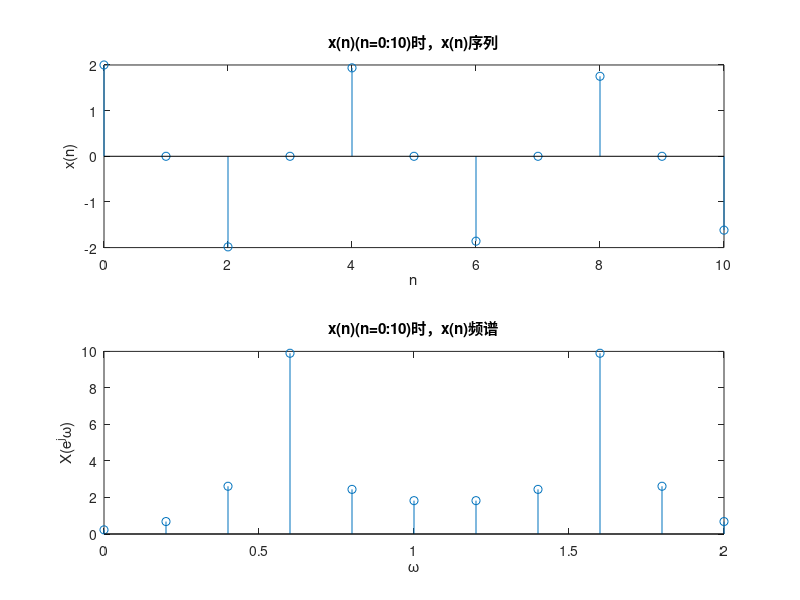
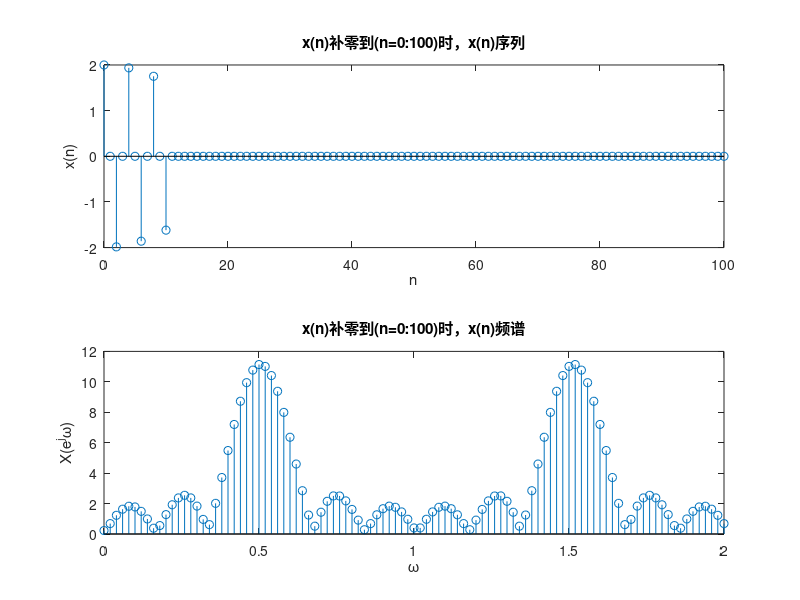
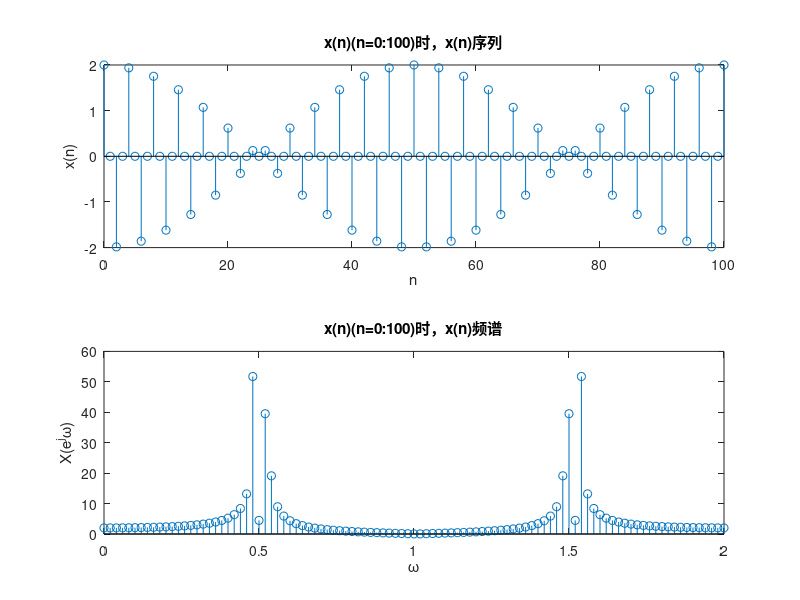

Here is the MATLAB script that generated these plots, in order:
% 实验一 第2题 第(1)问
N = 10;
n = 0:N;
xn = cos(0.48 * pi * n) + cos(0.52 * pi * n);
Y1 = fft(xn);
w1 = 2 * pi / N * n;
figure
subplot(2,1,1);
stem(n,xn);xlabel('n');ylabel('x(n)');
title('x(n)(n=0:10)时，x(n)序列');
subplot(2,1,2);
stem(w1 / pi,abs(Y1));xlabel('\omega');ylabel('X(e^j\omega)');
title('x(n)(n=0:10)时，x(n)频谱');

% 第(2)问
xn = [xn,zeros(1,90)];
N = 100;
n = 0:N;
Y1 = fft(xn);
w1 = 2 *pi / N * n;
figure
subplot(2,1,1);
stem(n,xn);xlabel('n');ylabel('x(n)');
title('x(n)补零到(n=0:100)时，x(n)序列');
subplot(2,1,2);
stem(w1 / pi,abs(Y1));xlabel('\omega');ylabel('X(e^j\omega)');
axis([0,2,0,12]);
title('x(n)补零到(n=0:100)时，x(n)频谱');

% 第(3)问
xn = cos(0.48 * pi * n) + cos(0.52 * pi * n);
Y1 = fft(xn);
w1 = 2 * pi / N * n;
figure
subplot(2,1,1);
stem(n,xn);xlabel('n');ylabel('x(n)');
title('x(n)(n=0:100)时，x(n)序列');
subplot(2,1,2);
stem(w1 / pi,abs(Y1));xlabel('\omega');ylabel('X(e^j\omega)');
axis([0,2,0,60]);
title('x(n)(n=0:100)时，x(n)频谱');
